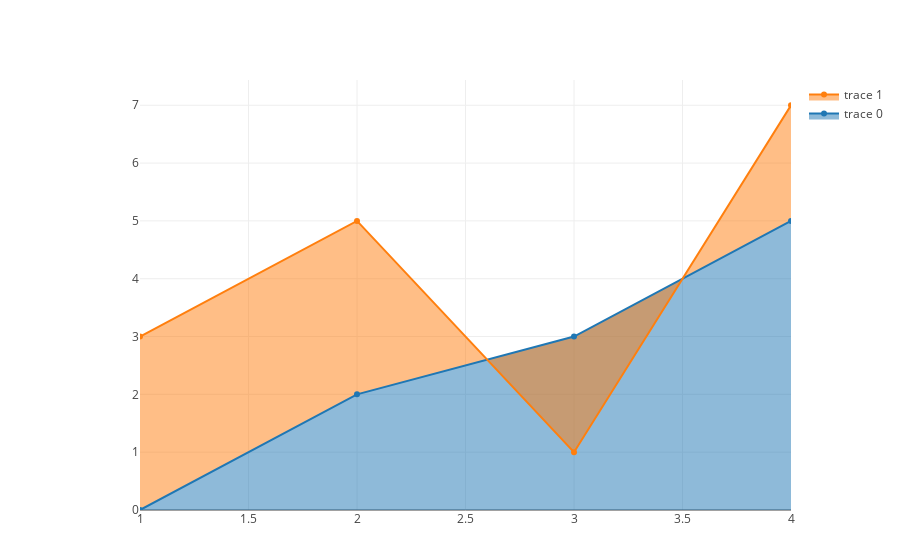

The notebook cell saved with this chart:
### Markdown cell above
### Area

### Code cell
function area1()
    trace1 = scatter(;x=1:4, y=[0, 2, 3, 5], fill="tozeroy")
    trace2 = scatter(;x=1:4, y=[3, 5, 1, 7], fill="tonexty")
    plot([trace1, trace2])
end
area1()

### Figure 1 — Plotly figure (JSON) as saved in the notebook; plotly's stock layout.template omitted (floating-point values rounded to 4 significant figures)
{"data": [{"y": [0, 2, 3, 5], "type": "scatter", "x": [1, 2, 3, 4], "fill": "tozeroy"}, {"y": [3, 5, 1, 7], "type": "scatter", "x": [1, 2, 3, 4], "fill": "tonexty"}], "layout": {"margin": {"r": 40, "l": 140, "b": 50, "t": 80}}}
